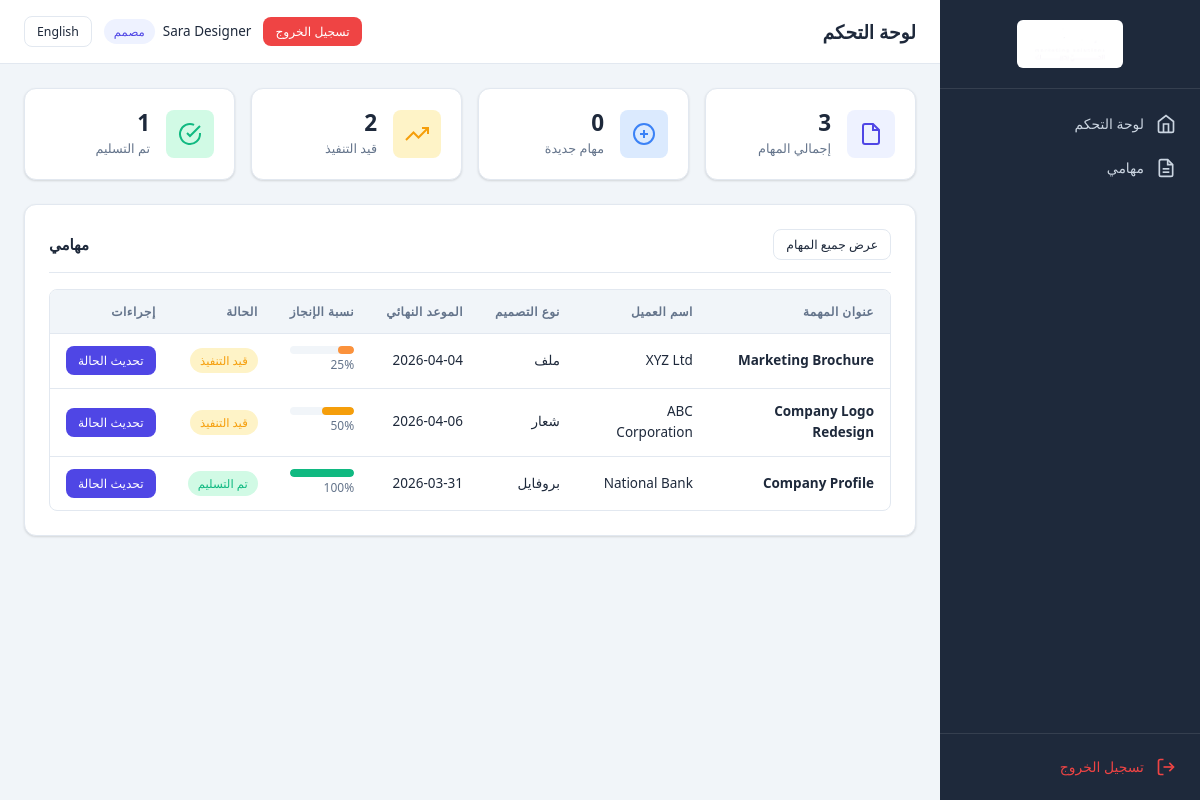
The page /designer/dashboard.php (signed in) on the database its author committed.
### tables this page shows
CREATE TABLE IF NOT EXISTS `tasks` (
    `id` INT UNSIGNED NOT NULL AUTO_INCREMENT,
    `title` VARCHAR(255) NOT NULL,
    `client_name` VARCHAR(150) NOT NULL,
    `design_type` ENUM('file', 'logo', 'design', 'motion_design', 'profile') NOT NULL,
    `notes` TEXT NULL,
    `deadline` DATE NULL,
    `assigned_to` INT UNSIGNED NOT NULL,
    `progress_percentage` TINYINT UNSIGNED NOT NULL DEFAULT 0,
    `status` ENUM('new', 'in_progress', 'delivered') NOT NULL DEFAULT 'new',
    `file_path` VARCHAR(500) NULL DEFAULT NULL,
    `created_by` INT UNSIGNED NOT NULL,
    `created_at` DATETIME NOT NULL DEFAULT CURRENT_TIMESTAMP,
    `updated_at` DATETIME NOT NULL DEFAULT CURRENT_TIMESTAMP ON UPDATE CURRENT_TIMESTAMP,
    PRIMARY KEY (`id`),
    KEY `idx_assigned_to` (`assigned_to`),
    KEY `idx_status` (`status`),
    KEY `idx_design_type` (`design_type`),
    KEY `idx_deadline` (`deadline`),
    KEY `idx_created_by` (`created_by`),
    CONSTRAINT `fk_tasks_assigned_to` FOREIGN KEY (`assigned_to`) REFERENCES `users` (`id`) ON DELETE CASCADE,
    CONSTRAINT `fk_tasks_created_by` FOREIGN KEY (`created_by`) REFERENCES `users` (`id`) ON DELETE CASCADE
);

### includes/helpers.php (called while the page is built, shortened)
<?php
function formatDate($date, $format = 'Y-m-d') {
    return date($format, strtotime($date));
}
function getDesignTypeLabel($type) {
    $currentLang = getCurrentLang();
    $types = DESIGN_TYPES;
    return isset($types[$type]) ? $types[$type][$currentLang] : $type;
}
function getStatusLabel($status) {
    $currentLang = getCurrentLang();
    $statuses = TASK_STATUSES;
    return isset($statuses[$status]) ? $statuses[$status][$currentLang] : $status;
}
function getStatusClass($status) {
    $classes = [
        'new'         => 'badge-new',
        'in_progress' => 'badge-progress',
        'delivered'   => 'badge-delivered',
    ];
    return $classes[$status] ?? 'badge-default';
}
function getProgressColor($percentage) {
    if ($percentage >= 100) return 'progress-complete';
    if ($percentage >= 50)  return 'progress-mid';
    if ($percentage >= 25)  return 'progress-low';
    return 'progress-zero';
}
function isOverdue($deadline) {
    return strtotime($deadline) < strtotime('today');
}
function isDueToday($deadline) {
    return date('Y-m-d', strtotime($deadline)) === date('Y-m-d');
}
function getTaskCounts($designerId = null) {
    $pdo = getDBConnection();
    $where = '';
    $params = [];
    if ($designerId) {
        $where = ' WHERE assigned_to = ?';
        $params[] = $designerId;
    }
    $sql = "SELECT
                COUNT(*) as total,
                SUM(CASE WHEN status = 'new' THEN 1 ELSE 0 END) as new_count,
                SUM(CASE WHEN status = 'in_progress' THEN 1 ELSE 0 END) as in_progress_count,
                SUM(CASE WHEN status = 'delivered' THEN 1 ELSE 0 END) as delivered_count
            FROM tasks" . $where;
    $stmt = $pdo->prepare($sql);
    $stmt->execute($params);
    return $stmt->fetch();
}

### includes/language.php (called while the page is built, shortened)
<?php
function loadLanguage() {
    $langFile = __DIR__ . '/../config/lang_' . $_SESSION['lang'] . '.php';
    return $lang;
}
function getCurrentLang() {
    return $_SESSION['lang'] ?? 'en';
}
function __($key) {
    global $lang;
    return $lang[$key] ?? $key;
}

### includes/auth.php (called while the page is built, shortened)
<?php
require_once __DIR__ . '/language.php';
$lang = loadLanguage();
function sanitize($input) {
    return htmlspecialchars(trim($input), ENT_QUOTES, 'UTF-8');
}

### designer/dashboard.php (the view, shortened to what this page needs)
<?php
require_once __DIR__ . '/../includes/auth.php';
require_once __DIR__ . '/../includes/helpers.php';
$currentUser = getCurrentUser();
$counts = getTaskCounts($currentUser['id']);
$pdo = getDBConnection();
$stmt = $pdo->prepare("
    SELECT t.*, u.full_name AS creator_name
    FROM tasks t
    LEFT JOIN users u ON t.created_by = u.id
    WHERE t.assigned_to = ?
    ORDER BY
        CASE WHEN t.status = 'new' THEN 0
             WHEN t.status = 'in_progress' THEN 1
             ELSE 2 END,
        t.deadline ASC,
        t.created_at DESC
    LIMIT 10
");
$stmt->execute([$currentUser['id']]);
$recentTasks = $stmt->fetchAll();
include __DIR__ . '/../templates/header.php';
?>
<div class="kpi-grid">
    <div class="kpi-card">
        <div class="kpi-icon total">
            <svg viewBox="0 0 24 24" fill="none" stroke="currentColor" stroke-width="2"><path d="M14 2H6a2 2 0 00-2 2v16a2 2 0 002 2h12a2 2 0 002-2V8z"/><polyline points="14 2 14 8 20 8"/></svg>
        </div>
        <div class="kpi-content">
            <div class="kpi-value"><?= (int)$counts['total'] ?></div>
            <div class="kpi-label"><?= __('total_tasks') ?></div>
        </div>
    </div>
    <div class="kpi-card">
        <div class="kpi-icon new">
            <svg viewBox="0 0 24 24" fill="none" stroke="currentColor" stroke-width="2"><circle cx="12" cy="12" r="10"/><line x1="12" y1="8" x2="12" y2="16"/><line x1="8" y1="12" x2="16" y2="12"/></svg>
        </div>
        <div class="kpi-content">
            <div class="kpi-value"><?= (int)$counts['new_count'] ?></div>
            <div class="kpi-label"><?= __('new_tasks') ?></div>
        </div>
    </div>
    <div class="kpi-card">
        <div class="kpi-icon progress">
            <svg viewBox="0 0 24 24" fill="none" stroke="currentColor" stroke-width="2"><polyline points="23 6 13.5 15.5 8.5 10.5 1 18"/><polyline points="17 6 23 6 23 12"/></svg>
        </div>
        <div class="kpi-content">
            <div class="kpi-value"><?= (int)$counts['in_progress_count'] ?></div>
            <div class="kpi-label"><?= __('in_progress_tasks') ?></div>
        </div>
    </div>
    <div class="kpi-card">
        <div class="kpi-icon delivered">
            <svg viewBox="0 0 24 24" fill="none" stroke="currentColor" stroke-width="2"><path d="M22 11.08V12a10 10 0 11-5.93-9.14"/><polyline points="22 4 12 14.01 9 11.01"/></svg>
        </div>
        <div class="kpi-content">
            <div class="kpi-value"><?= (int)$counts['delivered_count'] ?></div>
            <div class="kpi-label"><?= __('delivered_tasks') ?></div>
        </div>
    </div>
</div>
<div class="card">
    <div class="card-header">
        <h2 class="card-title"><?= __('nav_my_tasks') ?></h2>
        <a href="/designer/my_tasks.php" class="btn btn-sm btn-outline"><?= __('view_all_tasks') ?></a>
    </div>
    <?php if (empty($recentTasks)): ?>
    <div class="empty-state">
        <svg viewBox="0 0 24 24" fill="none" stroke="currentColor" stroke-width="1.5"><path d="M14 2H6a2 2 0 00-2 2v16a2 2 0 002 2h12a2 2 0 002-2V8z"/><polyline points="14 2 14 8 20 8"/></svg>
        <p><?= __('no_tasks') ?></p>
    </div>
    <?php else: ?>
    <div class="table-wrapper">
        <table>
            <thead>
                <tr>
                    <th><?= __('task_title') ?></th>
                    <th><?= __('client_name') ?></th>
                    <th><?= __('design_type') ?></th>
                    <th><?= __('deadline') ?></th>
                    <th><?= __('progress') ?></th>
                    <th><?= __('status') ?></th>
                    <th><?= __('actions') ?></th>
                </tr>
            </thead>
            <tbody>
                <?php foreach ($recentTasks as $task): ?>
                <tr>
                    <td><strong><?= sanitize($task['title']) ?></strong></td>
                    <td><?= sanitize($task['client_name']) ?></td>
                    <td><?= getDesignTypeLabel($task['design_type']) ?></td>
                    <td>
                        <?php if ($task['deadline']): ?>
                            <span class="<?= isOverdue($task['deadline']) && $task['status'] !== 'delivered' ? 'deadline-overdue' : (isDueToday($task['deadline']) ? 'deadline-today' : '') ?>">
                                <?= formatDate($task['deadline']) ?>
                            </span>
                        <?php endif; ?>
                    </td>
                    <td>
                        <div class="progress-bar-container <?= getProgressColor($task['progress_percentage']) ?>">
                            <div class="progress-bar" style="width: <?= (int)$task['progress_percentage'] ?>%"></div>
                        </div>
                        <span class="progress-text"><?= (int)$task['progress_percentage'] ?>%</span>
                    </td>
                    <td><span class="badge <?= getStatusClass($task['status']) ?>"><?= getStatusLabel($task['status']) ?></span></td>
                    <td>
                        <a href="/designer/my_tasks.php?update=<?= $task['id'] ?>" class="btn btn-sm btn-primary"><?= __('update_status') ?></a>
                    </td>
                </tr>
                <?php endforeach; ?>
            </tbody>
        </table>
    </div>
    <?php endif; ?>
</div>
<?php include __DIR__ . '/../templates/footer.php'; ?>

### assets/css/rtl.css (style rules this page uses)
.rtl { text-align: right; }
.rtl th, .rtl td { text-align: right; }
.rtl .card-header { flex-direction: row-reverse; }

### rows shown on the page
tasks: title "Marketing Brochure", client_name "XYZ Ltd", design_type "ملف", deadline "2026-04-04", progress_percentage "25", status "قيد التنفيذ"
tasks: title "Company Logo Redesign", client_name "ABC Corporation", design_type "شعار", deadline "2026-04-06", progress_percentage "50", status "قيد التنفيذ"
tasks: title "Company Profile", client_name "National Bank", design_type "بروفايل", deadline "2026-03-31", progress_percentage "100", status "تم التسليم"

### other values the page prints
__('nav_dashboard') "لوحة التحكم"
__('nav_my_tasks') "مهامي"
__('logout') "تسجيل الخروج"
$pageName "لوحة التحكم"
__('nav_language') "English"
$currentUser['full_name'] "Sara Designer"
__('role_designer') "مصمم"
$counts['total'] "3"
__('total_tasks') "إجمالي المهام"
$counts['new_count'] "0"
__('new_tasks') "مهام جديدة"
$counts['in_progress_count'] "2"
__('in_progress_tasks') "قيد التنفيذ"
$counts['delivered_count'] "1"
__('delivered_tasks') "تم التسليم"
